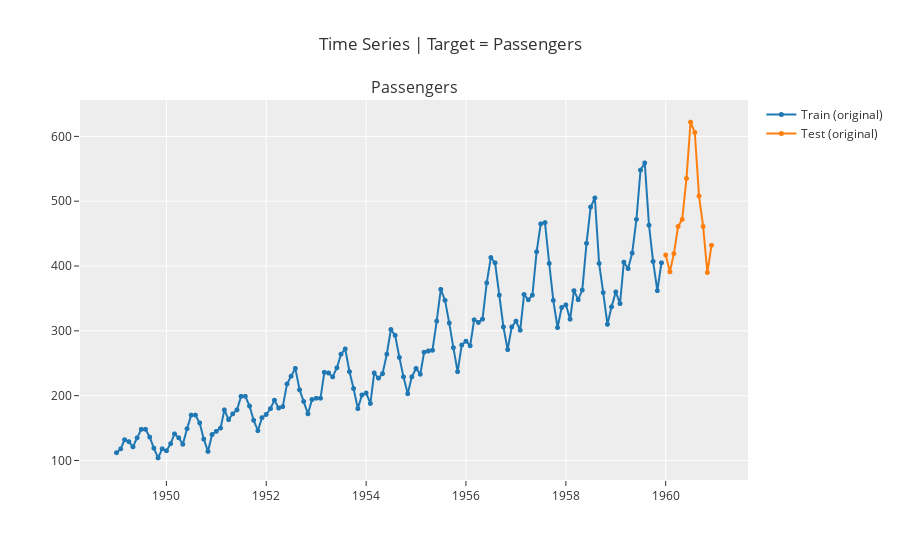

Notebook source saved alongside this figure:
### Code cell
exp.plot_model(plot='train_test_split')

### Figure 1 — Plotly figure (JSON) as saved in the notebook; plotly's stock layout.template omitted (floating-point values rounded to 4 significant figures; data arrays with more than 128 entries replaced by an {"elided": "..."} marker saying what was removed)
{"data": [{"line": {"color": "rgb(31, 119, 180)", "width": 2}, "marker": {"color": "rgb(31, 119, 180)", "size": 5}, "mode": "lines+markers", "name": "Train (original)", "type": "scattergl", "x": {"elided": "144 str values"}, "xaxis": "x", "y": {"elided": "144 int values"}, "yaxis": "y"}, {"line": {"color": "rgb(255, 127, 14)", "width": 2}, "marker": {"color": "rgb(255, 127, 14)", "size": 5}, "mode": "lines+markers", "name": "Test (original)", "type": "scattergl", "x": {"elided": "144 str values"}, "xaxis": "x", "y": {"elided": "144 int values"}, "yaxis": "y"}], "layout": {"annotations": [{"font": {"size": 16}, "showarrow": false, "text": "Passengers", "x": 0.5, "xanchor": "center", "xref": "paper", "y": 1, "yanchor": "bottom", "yref": "paper"}], "showlegend": true, "title": {"text": "Time Series | Target = Passengers"}, "xaxis": {"anchor": "y", "domain": [0, 1]}, "yaxis": {"anchor": "x", "domain": [0, 1]}}}
